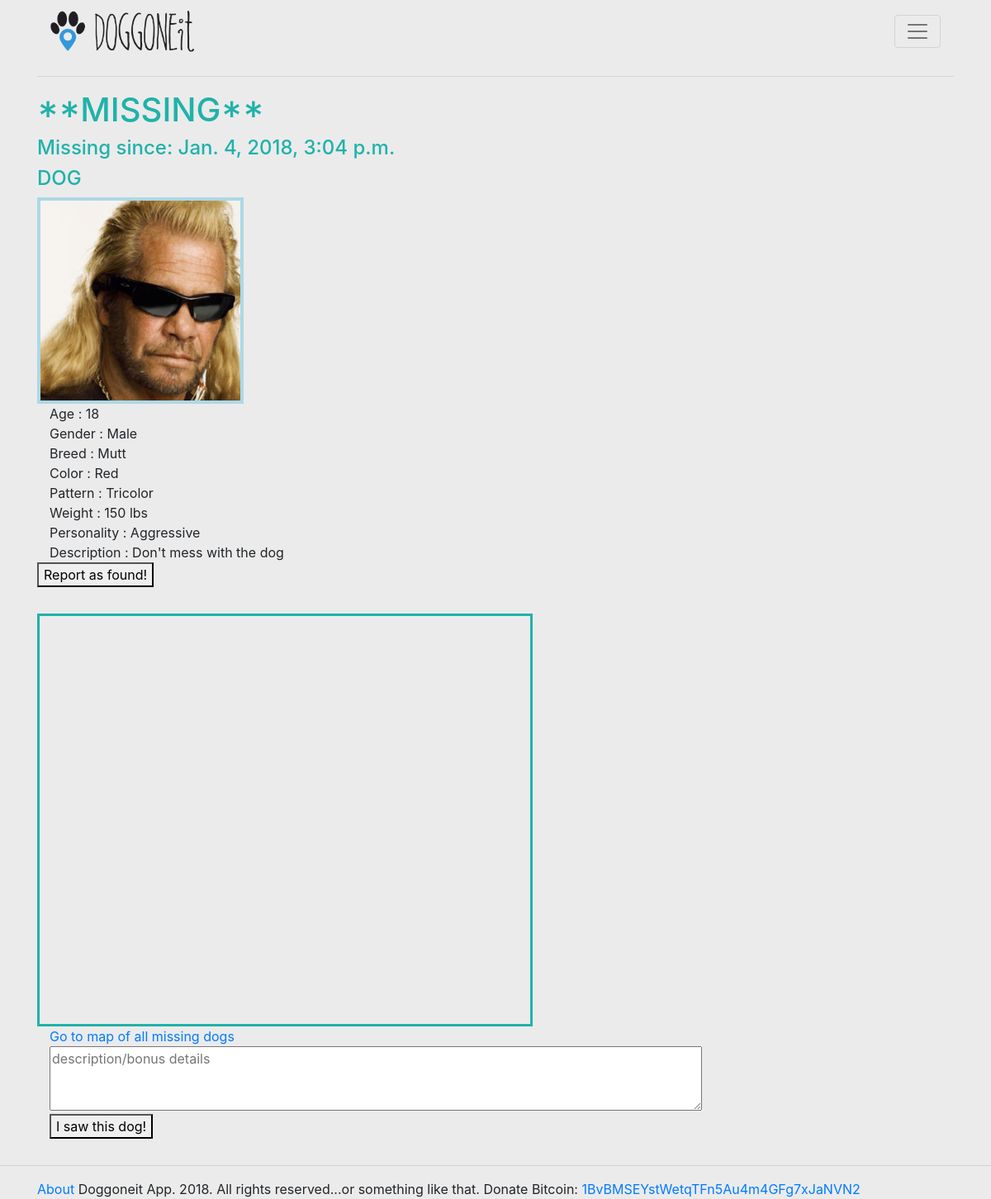
Page /dog_profile/19/ (signed in) on the committed database.
### doggonnitapp/models.py (models this page shows, shortened)
class DogProfile(models.Model):
    name = models.CharField(max_length=50)
    age = models.PositiveSmallIntegerField(validators=[MinValueValidator(0), MaxValueValidator(20)])
    sex = models.CharField(max_length=6)
    breed = models.CharField(max_length=50)
    color = models.CharField(max_length=25)
    pattern = models.CharField(max_length=25)
    weight = models.PositiveSmallIntegerField(validators=[MinValueValidator(1), MaxValueValidator(250)])
    personality = models.CharField(max_length=25)
    dog_is_lost = models.BooleanField(default=False)
    dog_image = models.ImageField()
    description = models.TextField(default='')
    user = models.ForeignKey(User, on_delete=models.CASCADE)
    missing_since = models.DateTimeField(default=None, null=True)

### doggonnitapp/views.py (the view, shortened to what this page needs)
# urls.py: url(r'^dog_profile/(?P<dog_id>[0-9]+)/', views.dog_profile, name='dog_profile'),
def dog_profile(request, dog_id):
    dog = DogProfile.objects.get(pk=dog_id)
    profile = get_object_or_404(UserProfile, user=dog.user)
    current_user = request.user
    dog_owner = dog.user
    print(dog_owner)
    print(current_user)
    dog_name = dog.name
    email_list = ['doggoneitapp@gmail.com']
    user_email = current_user.email
    owner_email = dog.user.email
    email_list.append(user_email)
    email_list.append(owner_email)
    print(user_email)
    print(owner_email)
    context = {'dog': dog,
               'mapbox_api_key': secret.mapbox_api_key,
               'profile': profile}
    return render(request, 'doggonnitapp/dog_profile.html', context)

### doggonnitapp/templates/doggonnitapp/dog_profile.html (shortened to what this page needs)
{% extends 'doggonnitapp/base.html' %}
{% block content %}
<div class="container">
    <div class="row">
        <div class="col">
            {% if dog.dog_is_lost  %}
                <h1>**MISSING**</h1>
                <h3>Missing since: {{dog.missing_since}}</h3>
            {% endif %}
            <h3> {{ dog.name.upper }} </h3>
            <div class="dog_img" style="background: url({{MEDIA_URL}}{{ dog.dog_image }}) 50% 50% no-repeat; width:250px; height:250px; background-size: cover"></div>
            <div class="container">
                <div> Age : {{dog.age}} </div>
                <div> Gender : {{dog.sex}} </div>
                <div> Breed : {{dog.breed}} </div>
                <div> Color : {{dog.color}} </div>
                <div> Pattern : {{dog.pattern}} </div>
                <div> Weight : {{dog.weight}} lbs </div>
                <div> Personality : {{dog.personality}} </div>
                <div> Description : {{dog.description}} </div>
            </div>
            <form action="{% url 'doggonnitapp:dog_profile' dog.id %}" method="POST">
                {% if dog.dog_is_lost %}
                    <button type="submit"> Report as found! </button>
                    {% else %}
                        <button type="submit"> Report as missing </button>
                {% endif %}
            </form>
        </div>
    {% if dog.dog_is_lost %}
        <div class="col">
            <div id='map' style='width: 600px; height: 500px;'>
            </div>
                    <div class="col">
            <a href="{% url 'doggonnitapp:dogmap' %}">Go to map of all missing dogs</a>
        </div>
            <form action="{% url 'doggonnitapp:irecognizethatdog' dog.pk %}" method="POST">
                <div class="col textbox">
                    <textarea rows="3" cols="75" placeholder="description/bonus details" name="description"></textarea>
                </div>
                <div class="col">
                    <button type="submit">I saw this dog!</button>
                </div>
            </form>
        </div>
    </div>
{% endif %}
</div>
{% endblock %}

### doggonnitapp/static/doggonnitapp/style.css (style rules this page uses)
.dog_img { width: 250px; height: 250px; border: 4px solid lightblue; }
#map { border: 3px solid lightseagreen; height: 500px; width: 1100px; }
h1 { color:lightseagreen; }

### rows in the picture
DogProfile: missing_since "Jan. 4, 2018, 3:04 p.m.", name "DOG", dog_image (picture), age "18", sex "Male", breed "Mutt", color "Red", pattern "Tricolor", weight "150", personality "Aggressive", description "Don't mess with the dog"
